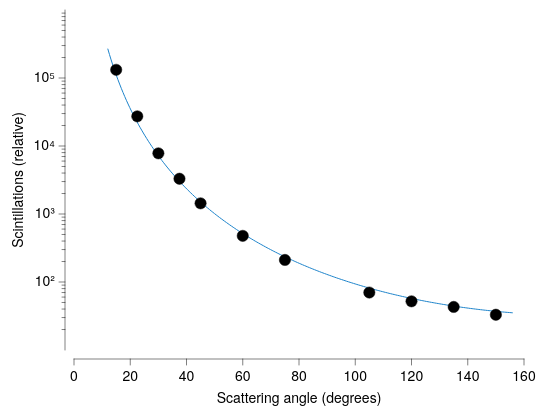

Describe this chart as a Vega-Lite specification.
### Vega-Lite specification from a JSON file in a GitHub repository (floating-point values rounded to 4 significant figures; data arrays with more than 128 entries replaced by an {"elided": "..."} marker saying what was removed)
{"background": null, "config": {"arc": {"fill": "#DBDBDB", "fillOpacity": 1.0, "innerRadius": 42.5, "padAngle": 0.03, "stroke": "black", "strokeOpacity": 1, "strokeWidth": 0.25}, "area": {"fill": "#DBDBDB", "fillOpacity": 1.0, "stroke": "black", "strokeOpacity": 1, "strokeWidth": 0.25}, "axis": {"domain": true, "domainCap": "round", "domainColor": "black", "domainWidth": 0.25, "grid": false, "gridCap": "round", "gridColor": "#F1F1F1", "gridDash": [0, 0], "gridOpacity": 1.0, "gridWidth": 0.25, "labelColor": "black", "labelFont": "Helvetica Neue, HelveticaNeue, Helvetica, Arial, sans-serif", "labelFontSize": 7, "labelFontStyle": "normal", "labelFontWeight": 400, "offset": 4.5, "ticks": true, "tickCap": "round", "tickColor": "black", "tickRound": false, "tickSize": 3, "tickWidth": 0.25, "titleColor": "black", "titleFont": "Helvetica Neue, HelveticaNeue, Helvetica, Arial, sans-serif", "titleFontSize": 7, "titleFontStyle": "normal", "titleFontWeight": 400}, "axisX": {"domain": true, "labelAlign": "center", "labelAngle": 0, "labels": true, "ticks": true, "translate": 0}, "axisY": {"domain": true, "labelAlign": "right", "labelAngle": 0, "labels": true, "ticks": true, "translate": 0}, "axisRight": {"domain": true, "labelAlign": "left", "labelAngle": 0, "labels": true, "ticks": true, "translate": 0}, "axisTop": {"domain": true, "labelAlign": "center", "labelAngle": 0, "labels": true, "ticks": true, "translate": 0}, "axisBand": {"tickOffset": 0}, "bar": {"fill": "#DBDBDB", "fillOpacity": 1.0, "stroke": "black", "strokeOpacity": 1, "strokeWidth": 0.25}, "boxplot": {"size": 15.3, "ticks": {"cornerRadius": 0.25, "fill": "black", "opacity": 1, "size": 7.65, "thickness": 0.25}, "box": {"fillOpacity": 1.0, "stroke": "black", "strokeOpacity": 1, "strokeWidth": 0.25}, "median": {"cornerRadius": 0, "fill": "black", "fillOpacity": 1.0, "opacity": 1, "size": 15.3, "thickness": 0.25}, "rule": {"fill": "black", "fillOpacity": 1.0, "size": 17.0, "stroke": "black", "strokeDash": [0, 0], "strokeOpacity": 1, "strokeWidth": 0.25}, "outliers": {"color": "black", "fill": "black", "fillOpacity": 1.0, "size": 0, "stroke": "black", "strokeOpacity": 1, "strokeWidth": 0.25}}, "circle": {"fill": "black", "fillOpacity": 1.0, "size": 2.125, "stroke": null, "strokeOpacity": 1, "strokeWidth": 0.25}, "errorband": {"band": {"fillOpacity": 0.6, "stroke": null, "strokeWidth": 0.25, "strokeOpacity": 1}, "borders": {"opacity": 0, "strokeOpacity": 0.25, "strokeWidth": 1}}, "errorbar": {"opacity": 1, "rule": {"strokeDash": [0, 0], "strokeWidth": 0.25}, "ticks": {"color": "black", "cornerRadius": 0.125, "opacity": 1, "size": 10.2, "thickness": 0.25}, "thickness": 0.25}, "font": "Helvetica Neue, HelveticaNeue, Helvetica, Arial, sans-serif", "geoshape": {"fill": "#DBDBDB", "fillOpacity": 1.0, "stroke": "black", "strokeOpacity": 1, "strokeWidth": 0.25}, "header": {"labelColor": "black", "labelFont": "Helvetica Neue, HelveticaNeue, Helvetica, Arial, sans-serif", "labelFontSize": 7, "labelFontStyle": "normal", "labelFontWeight": 400, "titleColor": "black", "titleFont": "Helvetica Neue, HelveticaNeue, Helvetica, Arial, sans-serif", "titleFontSize": 7, "titleFontStyle": "normal", "titleFontWeight": 400, "titlePadding": 0}, "legend": {"disable": false, "offset": 4.5, "titlePadding": 4, "labelOffset": 2, "gradientLabelOffset": 2, "gradientLength": 85.0, "gradientThickness": 8.5, "gradientOpacity": 1.0, "gradientStrokeColor": "black", "gradientStrokeWidth": 0.25, "labelColor": "black", "labelFont": "Helvetica Neue, HelveticaNeue, Helvetica, Arial, sans-serif", "labelFontSize": 7, "labelFontStyle": "normal", "labelFontWeight": 400, "strokeColor": "black", "strokeWidth": 0, "symbolSize": 42, "symbolStrokeColor": "black", "symbolStrokeWidth": 0.25, "titleColor": "black", "titleFont": "Helvetica Neue, HelveticaNeue, Helvetica, Arial, sans-serif", "titleFontSize": 7, "titleFontStyle": "normal", "titleFontWeight": 400}, "line": {"color": "black", "stroke": "black", "strokeCap": "butt", "strokeDash": [0, 0], "strokeOpacity": 1, "strokeWidth": 0.5}, "point": {"filled": true, "fill": "#DBDBDB", "fillOpacity": 1.0, "size": 8.5, "stroke": "black", "strokeOpacity": 1, "strokeWidth": 0.25}, "range": {"category": ["#B2B2B2", "#636363", "#4A7CD3", "#008542", "#382864", "#509F98", "#284F93", "#005226", "#A398D6", "#173633"], "diverging": {"scheme": ["#443E60", "#5F597E", "#7C759B", "#9994B6", "#B7B4CC", "#D6D5DC", "#F6F6F6", "#D1DAD9", "#A4C2BF", "#7AA9A4", "#578E89", "#37736E", "#1B5954"]}, "heatmap": {"scheme": ["#32022B", "#43044D", "#4C196E", "#4D338C", "#484DA6", "#3A68BB", "#1D83CA", "#1D9CCB", "#23B5C9", "#28CDC5", "#4DE0B4", "#91EE9F"]}, "ordinal": {"scheme": ["#F1F1F1", "#DBDBDB", "#C6C6C6", "#B2B2B2", "#9D9D9D", "#898989", "#767676", "#636363", "#515151", "#404040", "#2F2F2F", "#1F1F1F"]}, "ramp": {"scheme": ["#32022B", "#43044D", "#4C196E", "#4D338C", "#484DA6", "#3A68BB", "#1D83CA", "#1D9CCB", "#23B5C9", "#28CDC5", "#4DE0B4", "#91EE9F"]}}, "rule": {"color": "black", "stroke": "black", "strokeCap": "round", "strokeDash": [2, 2], "strokeOpacity": 1, "strokeWidth": 0.25}, "scale": {"bandPaddingInner": 0.1, "bandPaddingOuter": 0.1, "round": false}, "rect": {"fill": "#DBDBDB", "fillOpacity": 1.0, "stroke": "black", "strokeOpacity": 1, "strokeWidth": 0.25}, "square": {"fill": "#DBDBDB", "fillOpacity": 1.0, "size": 17.0, "stroke": "black", "strokeOpacity": 1, "strokeWidth": 0.25}, "text": {"color": "black", "font": "Helvetica Neue, HelveticaNeue, Helvetica, Arial, sans-serif", "fontSize": 7, "fontStyle": "normal", "fontWeight": 400}, "tick": {"color": "black", "cornerRadius": 0.125, "opacity": 1.0, "size": 15.3, "thickness": 0.25}, "title": {"anchor": "middle", "frame": "group", "color": "black", "font": "Helvetica Neue, HelveticaNeue, Helvetica, Arial, sans-serif", "fontSize": 7, "fontStyle": "normal", "fontWeight": 400, "subtitleColor": "black", "subtitleFont": "Helvetica Neue, HelveticaNeue, Helvetica, Arial, sans-serif", "subtitleFontSize": "Helvetica Neue, HelveticaNeue, Helvetica, Arial, sans-serif", "subtitleFontStyle": "normal", "subtitleFontWeight": 400}, "trail": {"color": "black", "opacity": 1, "size": 0.5}, "view": {"continuousWidth": 225, "continuousHeight": 170, "discreteWidth": 225, "discreteHeight": 170, "fill": null, "stroke": null, "strokeWidth": 0.25}}, "layer": [{"layer": [{"data": {"name": "data-c2122a1daf34c608097629d361eca1b3"}, "mark": {"type": "line", "color": "#1D83CA"}, "encoding": {"x": {"field": "angle", "scale": {"domain": [0, 160], "nice": false}, "title": "Scattering angle (degrees)", "type": "quantitative"}, "y": {"axis": {"labelExpr": "round(log(datum.value) / log(10)) < 0 ? '10⁻' + (abs(round(log(datum.value) / log(10))) >= 10 ? '⁰¹²³⁴⁵⁶⁷⁸⁹'[floor(abs(round(log(datum.value) / log(10)))/10)] + '⁰¹²³⁴⁵⁶⁷⁸⁹'[abs(round(log(datum.value) / log(10)))%10] : '⁰¹²³⁴⁵⁶⁷⁸⁹'[abs(round(log(datum.value) / log(10)))]) : '10' + (abs(round(log(datum.value) / log(10))) >= 10 ? '⁰¹²³⁴⁵⁶⁷⁸⁹'[floor(abs(round(log(datum.value) / log(10)))/10)] + '⁰¹²³⁴⁵⁶⁷⁸⁹'[abs(round(log(datum.value) / log(10)))%10] : '⁰¹²³⁴⁵⁶⁷⁸⁹'[abs(round(log(datum.value) / log(10)))])", "title": "Scintillations (relative)", "values": [100, 1000, 10000, 100000]}, "field": "N", "scale": {"domain": [20, 300000.0], "type": "log"}, "type": "quantitative"}}}, {"data": {"name": "data-94158ffd55df68be378126bf512a7c99"}, "mark": {"type": "point", "color": "black", "filled": true, "size": 32}, "encoding": {"x": {"field": "angle", "scale": {"domain": [0, 160], "nice": false}, "title": "Scattering angle (degrees)", "type": "quantitative"}, "y": {"axis": {"labelExpr": "round(log(datum.value) / log(10)) < 0 ? '10⁻' + (abs(round(log(datum.value) / log(10))) >= 10 ? '⁰¹²³⁴⁵⁶⁷⁸⁹'[floor(abs(round(log(datum.value) / log(10)))/10)] + '⁰¹²³⁴⁵⁶⁷⁸⁹'[abs(round(log(datum.value) / log(10)))%10] : '⁰¹²³⁴⁵⁶⁷⁸⁹'[abs(round(log(datum.value) / log(10)))]) : '10' + (abs(round(log(datum.value) / log(10))) >= 10 ? '⁰¹²³⁴⁵⁶⁷⁸⁹'[floor(abs(round(log(datum.value) / log(10)))/10)] + '⁰¹²³⁴⁵⁶⁷⁸⁹'[abs(round(log(datum.value) / log(10)))%10] : '⁰¹²³⁴⁵⁶⁷⁸⁹'[abs(round(log(datum.value) / log(10)))])", "title": "Scintillations (relative)", "values": [100, 1000, 10000, 100000]}, "field": "N", "scale": {"domain": [20, 300000.0], "type": "log"}, "type": "quantitative"}}}]}, {"data": {"name": "data-94158ffd55df68be378126bf512a7c99"}, "mark": {"type": "point", "opacity": 0}, "encoding": {"y": {"axis": {"domain": false, "grid": false, "labels": false, "orient": "left", "tickSize": 1.5, "ticks": true, "values": [20, 30, 40, 50, 60, 70, 80, 90, 200, 300, 400, 500, 600, 700, 800, 900, 2000, 3000, 4000, 5000, 6000, 7000, 8000, 9000, 20000, 30000, 40000, 50000, 60000, 70000, 80000, 90000, 200000, 300000, 400000, 500000, 600000, 700000, 800000, 900000]}, "field": "N", "scale": {"base": 10, "domain": [10, 1000000], "type": "log"}, "title": null, "type": "quantitative"}}, "transform": [{"filter": "false"}]}], "resolve": {"axis": {"y": "independent"}}, "$schema": "https://vega.github.io/schema/vega-lite/v6.4.1.json", "datasets": {"data-c2122a1daf34c608097629d361eca1b3": {"elided": "240 records"}, "data-94158ffd55df68be378126bf512a7c99": [{"angle": 15.0, "N": 132000.0}, {"angle": 22.5, "N": 27300.0}, {"angle": 30.0, "N": 7800.0}, {"angle": 37.5, "N": 3300.0}, {"angle": 45.0, "N": 1435.0}, {"angle": 60.0, "N": 477.0}, {"angle": 75.0, "N": 211.0}, {"angle": 105.0, "N": 70.0}, {"angle": 120.0, "N": 52.0}, {"angle": 135.0, "N": 43.0}, {"angle": 150.0, "N": 33.0}]}}
